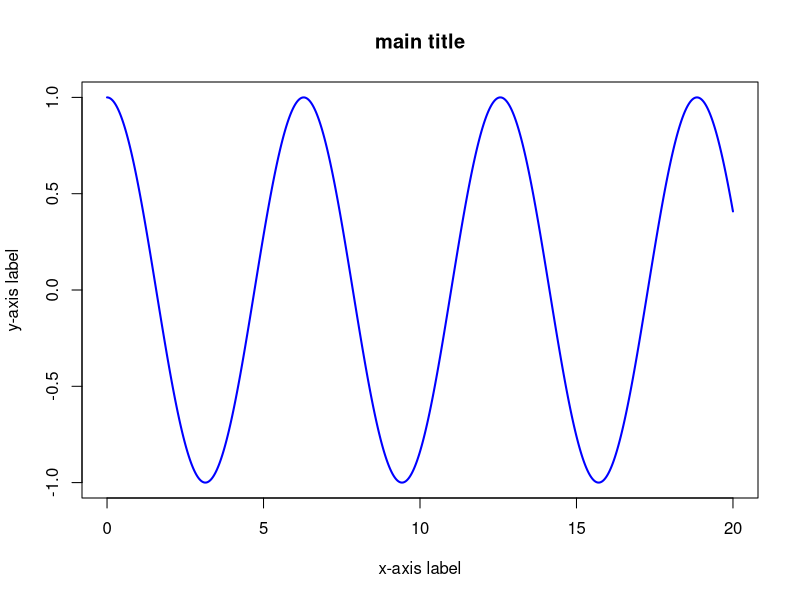

Recreate this plot in R.
## ---- chunk 1
knitr::opts_chunk$set(echo = TRUE)
## ---- chunk 2
plot(x1 <- seq(0, 20, 0.01), y1 <-cos(x1), type="l",  main="main title", xlab="x-axis label", ylab="y-axis label", col = "blue", lwd = 2)
## ---- chunk 3
summary(cars)
head(cars)
